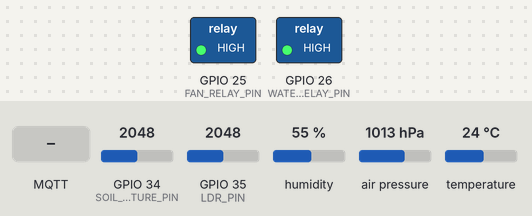
Simulated run of this program. Board: ESP32. On the bench: switched loads named in the program (green lamp = pin HIGH). Inputs (shaded band) come from the test bench; at power-on: GPIO 34 (SOIL_MOISTURE_PIN) = 2048, GPIO 35 (LDR_PIN) = 2048, humidity 55 %, air pressure 1013 hPa, temperature 24 °C (analog values on the 0–4095 scale). WiFi joins after 1.5 s; servers stay silent unless stated; no MQTT or app messages arrive unless stated; what the program prints to the serial monitor is not drawn.

Above: at 3.8 s.
3.9 s: GPIO 34 (SOIL_MOISTURE_PIN) set to 2866
At 6.2 s:
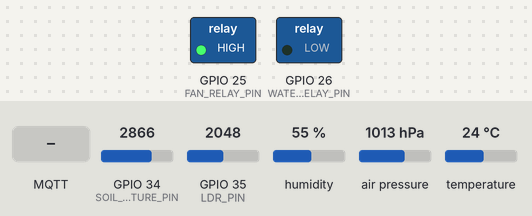
9.5 s: MQTT message "on" arrives on the first subscribed topic
At 10.7 s:
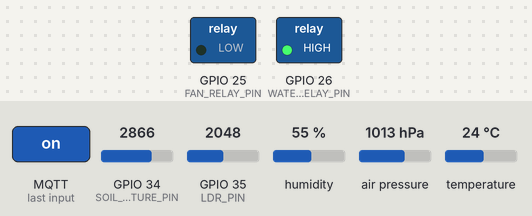
11.0 s: MQTT message "on" arrives on the second subscribed topic
At 12.0 s:
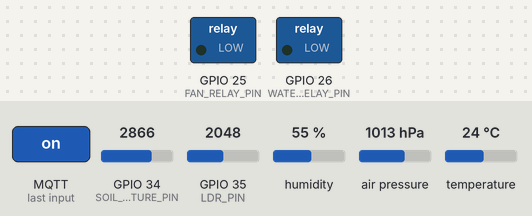
12.5 s: MQTT message "off" arrives on the first subscribed topic
At 14.3 s:
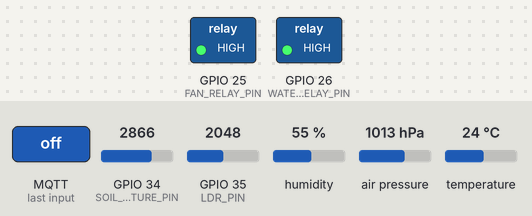
Timing chart, 0 to 15.8 s (numbered marks = the images above; inputs shaded):
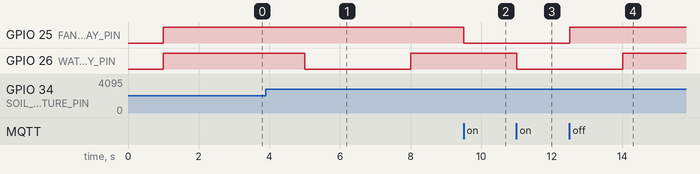

Measured:
- after the input at 3.9 s, GPIO 26 (WATER_PUMP_RELAY_PIN): HIGH → LOW after 1.1 s, → HIGH 3.0 s later
- after the input at 9.5 s, GPIO 25 (FAN_RELAY_PIN): HIGH → LOW at once
- after the input at 11.0 s, GPIO 26 (WATER_PUMP_RELAY_PIN): HIGH → LOW at once
- after the input at 12.5 s, GPIO 25 (FAN_RELAY_PIN): LOW → HIGH at once

The program:

main.cpp
```cpp
#include <Arduino.h>

#include "config.h"
#include "sensors.h"
#include "actuators.h"
#include "wifi_manager.h"
#include "mqtt_manager.h"

// ======================================================
// Timers
// ======================================================

unsigned long lastSensorRead = 0;
unsigned long lastDebugPrint = 0;

// ======================================================
// Setup
// ======================================================

void setup() {
    Serial.begin(SERIAL_BAUD_RATE);
    delay(STARTUP_DELAY_MS);

    setupActuators();
    setupSoilMoistureSensor();
    setupLightSensor();

    Serial.println();
    Serial.println("GreenHouse IoT - BME280 + MQTT + Fan + Pump + Soil Moisture + Light");
    Serial.println("====================================================================");

    Serial.print("Device ID: ");
    Serial.println(DEVICE_ID);

    Serial.print("Soil moisture pin: GPIO ");
    Serial.println(SOIL_MOISTURE_PIN);

    Serial.print("Light sensor pin: GPIO ");
    Serial.println(LDR_PIN);

    Serial.print("Fan relay pin: GPIO ");
    Serial.println(FAN_RELAY_PIN);

    Serial.print("Pump relay pin: GPIO ");
    Serial.println(WATER_PUMP_RELAY_PIN);

    Serial.print("Default soil threshold: ");
    Serial.print(getSoilMoistureThreshold());
    Serial.println("%");

    setupWiFiEvents();
    connectWiFi();

    setupMqttClient();
    connectMQTT();

    initSensor();

    publishActuatorStatus("setup-finished");
}

// ======================================================
// Loop
// ======================================================

void loop() {
    reconnectWiFiIfNeeded();
    reconnectMQTTIfNeeded();

    mqttLoop();

    updatePumpSafetyTimer();

    unsigned long now = millis();

    if (now - lastDebugPrint >= DEBUG_PRINT_INTERVAL_MS) {
        lastDebugPrint = now;
        printSoilMoistureDebug();
    }

    if (now - lastSensorRead >= SENSOR_READ_INTERVAL_MS) {
        lastSensorRead = now;
        publishSensorData();
    }
}
```

actuators.h
```cpp
#ifndef ACTUATORS_H
#define ACTUATORS_H

#include <Arduino.h>

void setupFan();
void setupPump();
void setupActuators();

void setFan(bool turnOn);
void setPump(bool turnOn);

void updateFanAutomatic(float temperature);
void updatePumpAutomatic(int soilMoisturePercent);
void updatePumpSafetyTimer();

void handleFanCommand(String message);
void handlePumpCommand(String message);

bool isFanOn();
bool isPumpOn();

bool isFanAutoMode();
bool isPumpAutoMode();

float getFanThreshold();
int getSoilMoistureThreshold();

const char* toOnOff(bool isOn);
const char* toMode(bool isAutoMode);

#endif
```

mqtt_manager.h
```cpp
#ifndef MQTT_MANAGER_H
#define MQTT_MANAGER_H

void setupMqttClient();
bool connectMQTT();
void reconnectMQTTIfNeeded();
void mqttLoop();

bool isMqttConnected();
bool canPublishMqtt();

void publishSensorData();
void publishActuatorStatus(const char* reason);

#endif
```

secrets.example.h
```cpp
#ifndef SECRETS_H
#define SECRETS_H

static constexpr const char* WIFI_SSID = "YOUR_WIFI_NAME";
static constexpr const char* WIFI_PASSWORD = "YOUR_WIFI_PASSWORD";

static constexpr const char* MQTT_TOKEN = "FlespiToken YOUR_FLESPI_TOKEN";

#endif
```

sensors.h
```cpp
#ifndef SENSORS_H
#define SENSORS_H

struct SensorData {
    float temperature;
    float humidity;
    float pressure;
    float altitude;

    int soilRaw;
    int soilMoisturePercent;

    int lightRaw;
    int lightPercent;
};

void setupSoilMoistureSensor();
void setupLightSensor();

bool initSensor();
bool isSensorReady();

float readTemperature();
SensorData readSensorData();

int readSoilMoistureRaw();
int convertSoilMoistureToPercent(int rawValue);

int readLightRaw();
int convertLightToPercent(int rawValue);

void printSoilMoistureDebug();

#endif
```

wifi_manager.h
```cpp
#ifndef WIFI_MANAGER_H
#define WIFI_MANAGER_H

void setupWiFiEvents();
bool connectWiFi();
void reconnectWiFiIfNeeded();

bool isWiFiConnected();

#endif
```

actuators.cpp
```cpp
#include "actuators.h"

#include <Arduino.h>
#include <ArduinoJson.h>
#include <cstring>

#include "config.h"
#include "sensors.h"
#include "mqtt_manager.h"

// ======================================================
// Helper functions
// ======================================================

const char* toOnOff(bool isOn) {
    return isOn ? "ON" : "OFF";
}

const char* toMode(bool isAutoMode) {
    return isAutoMode ? "AUTO" : "MANUAL";
}

// ======================================================
// Fan state
// ======================================================

bool fanIsOn = false;
bool fanAutoMode = false;
float fanThreshold = DEFAULT_FAN_THRESHOLD_C;

// ======================================================
// Pump state
// ======================================================

bool pumpIsOn = false;
bool pumpAutoMode = true;
int soilMoistureThreshold = DEFAULT_SOIL_MOISTURE_THRESHOLD_PERCENT;

unsigned long pumpTurnedOnAt = 0;
unsigned long lastAutomaticPumpRun = 0;

// ======================================================
// Getters
// ======================================================

bool isFanOn() {
    return fanIsOn;
}

bool isPumpOn() {
    return pumpIsOn;
}

bool isFanAutoMode() {
    return fanAutoMode;
}

bool isPumpAutoMode() {
    return pumpAutoMode;
}

float getFanThreshold() {
    return fanThreshold;
}

int getSoilMoistureThreshold() {
    return soilMoistureThreshold;
}

// ======================================================
// Fan relay control
// ======================================================

void setFan(bool turnOn) {
    fanIsOn = turnOn;

    if (FAN_RELAY_ACTIVE_LOW) {
        digitalWrite(FAN_RELAY_PIN, turnOn ? LOW : HIGH);
    } else {
        digitalWrite(FAN_RELAY_PIN, turnOn ? HIGH : LOW);
    }

    Serial.print("Fan: ");
    Serial.println(fanIsOn ? "ON" : "OFF");
}

void setupFan() {
    pinMode(FAN_RELAY_PIN, OUTPUT);
    setFan(false);
}

void updateFanAutomatic(float temperature) {
    if (!fanAutoMode) {
        return;
    }

    if (!fanIsOn && temperature >= fanThreshold) {
        Serial.println("Auto fan: temperature is high. Turning fan ON.");
        setFan(true);
        publishActuatorStatus("fan-auto-on");
    }

    if (fanIsOn && temperature <= fanThreshold - FAN_HYSTERESIS_C) {
        Serial.println("Auto fan: temperature is low enough. Turning fan OFF.");
        setFan(false);
        publishActuatorStatus("fan-auto-off");
    }
}

// ======================================================
// Pump relay control
// ======================================================

void setPump(bool turnOn) {
    pumpIsOn = turnOn;

    if (PUMP_RELAY_ACTIVE_LOW) {
        digitalWrite(WATER_PUMP_RELAY_PIN, turnOn ? LOW : HIGH);
    } else {
        digitalWrite(WATER_PUMP_RELAY_PIN, turnOn ? HIGH : LOW);
    }

    if (turnOn) {
        pumpTurnedOnAt = millis();
    }

    Serial.print("Pump: ");
    Serial.println(pumpIsOn ? "ON" : "OFF");
}

void setupPump() {
    pinMode(WATER_PUMP_RELAY_PIN, OUTPUT);
    setPump(false);
}

void setupActuators() {
    setupFan();
    setupPump();
}

void updatePumpSafetyTimer() {
    if (!pumpIsOn) {
        return;
    }

    unsigned long now = millis();

    if (now - pumpTurnedOnAt >= PUMP_MAX_ON_TIME_MS) {
        Serial.println("Pump safety timer: turning pump OFF.");
        setPump(false);
        publishActuatorStatus("pump-safety-off");
    }
}

void updatePumpAutomatic(int soilMoisturePercent) {
    if (!pumpAutoMode) {
        return;
    }

    if (pumpIsOn) {
        return;
    }

    unsigned long now = millis();

    if (lastAutomaticPumpRun > 0 && now - lastAutomaticPumpRun < PUMP_COOLDOWN_MS) {
        return;
    }

    if (soilMoisturePercent < soilMoistureThreshold) {
        Serial.println("Auto pump: soil moisture is too low. Turning pump ON.");
        setPump(true);
        publishActuatorStatus("pump-auto-on");
        lastAutomaticPumpRun = now;
    }
}

// ======================================================
// MQTT command handlers
// ======================================================

void handleFanCommand(String message) {
    message.trim();

    if (message == "on") {
        fanAutoMode = false;
        setFan(true);
        Serial.println("Fan mode: MANUAL");
        return;
    }

    if (message == "off") {
        fanAutoMode = false;
        setFan(false);
        Serial.println("Fan mode: MANUAL");
        return;
    }

    JsonDocument doc;
    DeserializationError error = deserializeJson(doc, message);

    if (error) {
        Serial.print("Fan JSON parse failed: ");
        Serial.println(error.c_str());
        return;
    }

    const char* mode = doc["mode"] | "";
    const char* state = doc["state"] | "";

    if (strcmp(mode, "auto") == 0) {
        fanAutoMode = true;
        fanThreshold = doc["threshold"] | fanThreshold;

        Serial.print("Fan mode: AUTO. Threshold: ");
        Serial.println(fanThreshold);

        if (isSensorReady()) {
            float temperature = readTemperature();
            updateFanAutomatic(temperature);
        }

        return;
    }

    if (strcmp(mode, "manual") == 0) {
        fanAutoMode = false;

        if (strcmp(state, "on") == 0) {
            setFan(true);
        } else {
            setFan(false);
        }

        Serial.println("Fan mode: MANUAL");
        return;
    }

    if (strcmp(state, "on") == 0) {
        fanAutoMode = false;
        setFan(true);
        Serial.println("Fan mode: MANUAL");
        return;
    }

    if (strcmp(state, "off") == 0) {
        fanAutoMode = false;
        setFan(false);
        Serial.println("Fan mode: MANUAL");
        return;
    }

    Serial.println("Unknown fan command.");
}

void handlePumpCommand(String message) {
    message.trim();

    if (message == "on") {
        pumpAutoMode = false;
        setPump(true);
        Serial.println("Pump mode: MANUAL");
        return;
    }

    if (message == "off") {
        pumpAutoMode = false;
        setPump(false);
        Serial.println("Pump mode: MANUAL");
        return;
    }

    JsonDocument doc;
    DeserializationError error = deserializeJson(doc, message);

    if (error) {
        Serial.print("Pump JSON parse failed: ");
        Serial.println(error.c_str());
        return;
    }

    const char* mode = doc["mode"] | "";
    const char* state = doc["state"] | "";

    if (strcmp(mode, "auto") == 0) {
        pumpAutoMode = true;

        soilMoistureThreshold = doc["threshold"] | soilMoistureThreshold;
        soilMoistureThreshold = constrain(soilMoistureThreshold, 0, 100);

        Serial.print("Pump mode: AUTO. Soil threshold: ");
        Serial.print(soilMoistureThreshold);
        Serial.println("%");

        int soilRaw = readSoilMoistureRaw();
        int soilPercent = convertSoilMoistureToPercent(soilRaw);
        updatePumpAutomatic(soilPercent);

        return;
    }

    if (strcmp(mode, "manual") == 0) {
        pumpAutoMode = false;

        if (strcmp(state, "on") == 0) {
            setPump(true);
        } else {
            setPump(false);
        }

        Serial.println("Pump mode: MANUAL");
        return;
    }

    if (strcmp(state, "on") == 0) {
        pumpAutoMode = false;
        setPump(true);
        Serial.println("Pump mode: MANUAL");
        return;
    }

    if (strcmp(state, "off") == 0) {
        pumpAutoMode = false;
        setPump(false);
        Serial.println("Pump mode: MANUAL");
        return;
    }

    Serial.println("Unknown pump command.");
}
```

sensors.cpp
```cpp
#include "sensors.h"

#include <Arduino.h>
#include <Wire.h>
#include <Adafruit_Sensor.h>
#include <Adafruit_BME280.h>

#include "config.h"
#include "actuators.h"

// ======================================================
// BME280 settings
// ======================================================

const uint8_t GREENHOUSE_BME280_ADDRESS = 0x76;
const float SEALEVELPRESSURE_HPA = 1013.25;

// ======================================================
// Global sensor objects/state
// ======================================================

Adafruit_BME280 bme;
bool sensorReady = false;

// ======================================================
// Soil moisture sensor
// ======================================================

void setupSoilMoistureSensor() {
    pinMode(SOIL_MOISTURE_PIN, INPUT);
    analogReadResolution(ADC_RESOLUTION_BITS);
}

int readSoilMoistureRaw() {
    return analogRead(SOIL_MOISTURE_PIN);
}

int convertSoilMoistureToPercent(int rawValue) {
    long percentage = map(
        rawValue,
        SOIL_DRY_VALUE,
        SOIL_WET_VALUE,
        0,
        100
    );

    percentage = constrain(percentage, 0L, 100L);

    return (int)percentage;
}

// ======================================================
// LDR light sensor
// ======================================================

void setupLightSensor() {
    pinMode(LDR_PIN, INPUT);
    analogReadResolution(ADC_RESOLUTION_BITS);
}

int readLightRaw() {
    return analogRead(LDR_PIN);
}

int convertLightToPercent(int rawValue) {
    // ESP32 ADC range: 0-4095.
    // more light  give a higher raw value.
    long percentage = map(rawValue, 0, ADC_MAX_VALUE, 0, 100);

    percentage = constrain(percentage, 0L, 100L);

    return (int)percentage;
}

// ======================================================
// Debug print
// ======================================================

void printSoilMoistureDebug() {
    int soilRaw = readSoilMoistureRaw();
    int soilPercent = convertSoilMoistureToPercent(soilRaw);

    int lightRaw = readLightRaw();
    int lightPercent = convertLightToPercent(lightRaw);

    Serial.print("Soil raw: ");
    Serial.print(soilRaw);

    Serial.print(" | Soil moisture: ");
    Serial.print(soilPercent);
    Serial.print("%");

    Serial.print(" | Light raw: ");
    Serial.print(lightRaw);

    Serial.print(" | Light: ");
    Serial.print(lightPercent);
    Serial.print("%");

    Serial.print(" | Pump state: ");
    Serial.print(toOnOff(isPumpOn()));

    Serial.print(" | Pump mode: ");
    Serial.print(toMode(isPumpAutoMode()));

    Serial.print(" | Fan state: ");
    Serial.print(toOnOff(isFanOn()));

    Serial.print(" | Fan mode: ");
    Serial.print(toMode(isFanAutoMode()));

    Serial.print(" | Pump threshold: ");
    Serial.print(getSoilMoistureThreshold());
    Serial.println("%");
}

// ======================================================
// BME280 sensor
// ======================================================

bool initSensor() {
    Wire.begin(I2C_SDA_PIN, I2C_SCL_PIN);

    if (!bme.begin(GREENHOUSE_BME280_ADDRESS)) {
        Serial.println("ERROR: BME280/BMP280 sensor not found!");
        Serial.println("Check address 0x76/0x77 and wiring.");
        sensorReady = false;
        return false;
    }

    Serial.println("BME280/BMP280 sensor initialized successfully!");
    sensorReady = true;
    return true;
}

bool isSensorReady() {
    return sensorReady;
}

float readTemperature() {
    if (!sensorReady) {
        return 0.0;
    }

    return bme.readTemperature();
}

SensorData readSensorData() {
    SensorData data = {};

    if (sensorReady) {
        data.temperature = bme.readTemperature();
        data.humidity = bme.readHumidity();
        data.pressure = bme.readPressure() / 100.0;
        data.altitude = bme.readAltitude(SEALEVELPRESSURE_HPA);
    } else {
        data.temperature = NAN;
        data.humidity = NAN;
        data.pressure = NAN;
        data.altitude = NAN;

        Serial.println("BME280 is not ready. BME280 values are invalid.");
    }

    data.soilRaw = readSoilMoistureRaw();
    data.soilMoisturePercent = convertSoilMoistureToPercent(data.soilRaw);

    data.lightRaw = readLightRaw();
    data.lightPercent = convertLightToPercent(data.lightRaw);

    return data;
}
```

wifi_manager.cpp
```cpp
#include "wifi_manager.h"

#include <Arduino.h>
#include <WiFi.h>

#include "config.h"
#include "secrets.h"

// ======================================================
// WiFi reconnect timer
// ======================================================

unsigned long lastWifiReconnectAttempt = 0;

// ======================================================
// WiFi events
// ======================================================

void onWiFiEvent(WiFiEvent_t event) {
    switch (event) {
        case ARDUINO_EVENT_WIFI_STA_CONNECTED:
            Serial.println("WiFi connected to access point");
            break;

        case ARDUINO_EVENT_WIFI_STA_GOT_IP:
            Serial.print("Got IP address: ");
            Serial.println(WiFi.localIP());
            break;

        case ARDUINO_EVENT_WIFI_STA_DISCONNECTED:
            Serial.println("WiFi disconnected");
            break;

        default:
            break;
    }
}

void setupWiFiEvents() {
    WiFi.onEvent(onWiFiEvent);
}

// ======================================================
// WiFi connection
// ======================================================

bool connectWiFi() {
    Serial.print("Connecting to WiFi: ");
    Serial.println(WIFI_SSID);

    WiFi.mode(WIFI_STA);
    WiFi.begin(WIFI_SSID, WIFI_PASSWORD);

    int attempts = 0;

    while (WiFi.status() != WL_CONNECTED && attempts < 20) {
        delay(500);
        Serial.print(".");
        attempts++;
    }

    Serial.println();

    if (WiFi.status() == WL_CONNECTED) {
        Serial.println("WiFi connection successful!");
        return true;
    }

    Serial.println("WiFi connection failed!");
    return false;
}

void reconnectWiFiIfNeeded() {
    if (WiFi.status() == WL_CONNECTED) {
        return;
    }

    unsigned long now = millis();

    if (now - lastWifiReconnectAttempt >= WIFI_RECONNECT_INTERVAL_MS) {
        lastWifiReconnectAttempt = now;
        Serial.println("Reconnecting to WiFi...");
        WiFi.reconnect();
    }
}

bool isWiFiConnected() {
    return WiFi.status() == WL_CONNECTED;
}
```

Source omitted: mqtt_manager.cpp (8328 bytes), config.h (5233 bytes)
